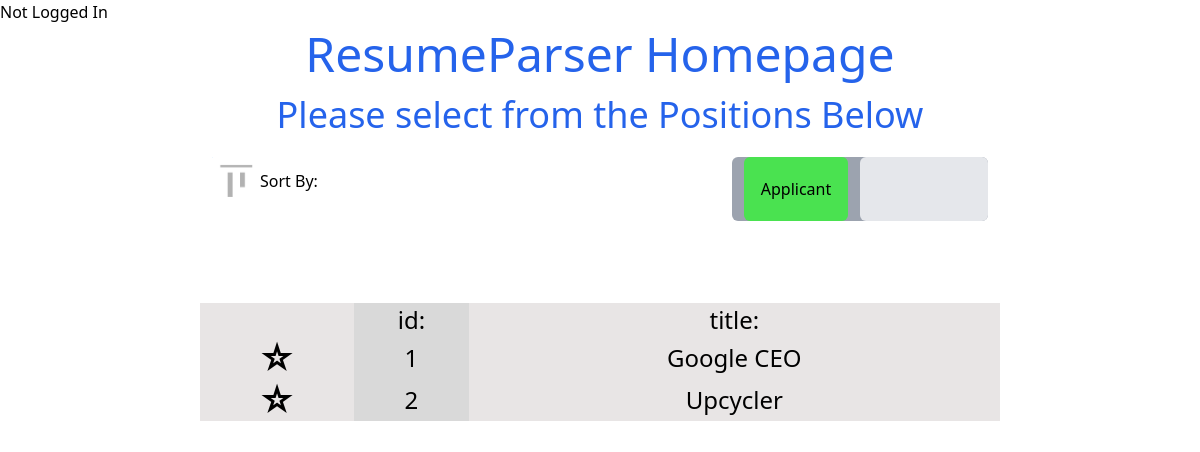
The page / on the database its author committed.
### ResumeParser/models.py (models this page shows, shortened)
class Opening(models.Model):
    name = models.CharField(max_length=30)
    description = models.TextField(max_length = 70, default="", blank = True)
    weighting = JSONField(default=json.dumps(default_weighting))

### ResumeParser/views.py (the view)
# urls.py: path('', views.index, name='index'),
def index(request):
    openings = Opening.objects.all()
    context = {
        "opening" : openings,
    }
    return render(request, "ResumeParser/index.html", context)

### ResumeParser/jsonfield.py (called while the page is built)
    def to_python(self, value):
        if value == "":
            return None
        try:
            if isinstance(value, str):
                return json.loads(value)
        except ValueError:
            pass
        return value

    def from_db_value(self, value, *args):
        return self.to_python(value)

### ResumeParser/templates/ResumeParser/index.html (shortened to what this page needs)
{% extends "ResumeParser/base.html" %}
{% load static %}
{% block header %}
<link rel="stylesheet" href="{% static 'ResumeParser/css/index.css' %}">
{% endblock header %}
{% block content %}
{% if user.is_authenticated %}
    <p class="absolute font-extrabold right-0">Welcome, {{ user.profile }} !</p>
    {% else %}
    Not Logged In
    {% endif %}
<div class="flex items-center flex-col h-screen">
  <h1 class="font-medium leading-tight text-5xl mt-0 mb-2 text-blue-600">ResumeParser Homepage</h1>
  <h2 class="font-normal leading-tight text-4xl mt-0 mb-2 text-blue-600">Please select from the Positions Below</h2>
  <div class="flex justify-between items-start w-8/12 p-3 ">
    <div class="rounded-lg">
      <span class="flex items-center justify-space-around">
        <img class="w-12" src="{% static 'ResumeParser/imgs/sort_by.png' %}" alt="">
        <p class="text-4x1 font-medium text-center object-center">Sort By:</p>
      </span>
    </div>
    <div onclick="modeToggle()">
      <div id="reviewer_switch"  class="bg-gray-400 w-64 h-16 rounded-md flex items-center justify-around">
        <div style="width: 103.79px; background-color: #4AE250;" class="h-16 rounded-md flex items-center justify-center">
          <span> Applicant </span>
        </div>
        <div style="width: 103.79px; background-color: #FB5858;" class="h-16 rounded-md flex items-center justify-center">
        <span> Reviewer </span>
        </div>
      </div>
      <div id="cover" style="left: 8rem/* 128px */;" class="bg-gray-200 z-10 inline-block bottom-16 relative rounded-md w-32 h-16 left-32"></div>
    </div>
  </div>
  <table id="positions_table" class="w-8/12 text-center text-2xl">
      <tr>
        <td></td>
        <td>id:</td>
        <td>title:</td>
      </tr>
    {% for open in opening %}
    <tr onclick="go_to('{{open.id}}')">
        <td class="text-4xl font-bold ">&#9734;</td><td>{{open.id}}</td><td>{{open.name}}</td>
    </tr>
    {% endfor %}
  </table>
</div>
{% endblock content %}

### ResumeParser/static/ResumeParser/css/index.css (style rules this page uses)
td:nth-child(even) { --tw-bg-opacity: 1; background-color: #D9D9D9; }
td:nth-child(odd) { background-color: #E8E5E5; }

### rows shown on the page
Opening: id "1", name "Google CEO"
Opening: id "2", name "Upcycler"
